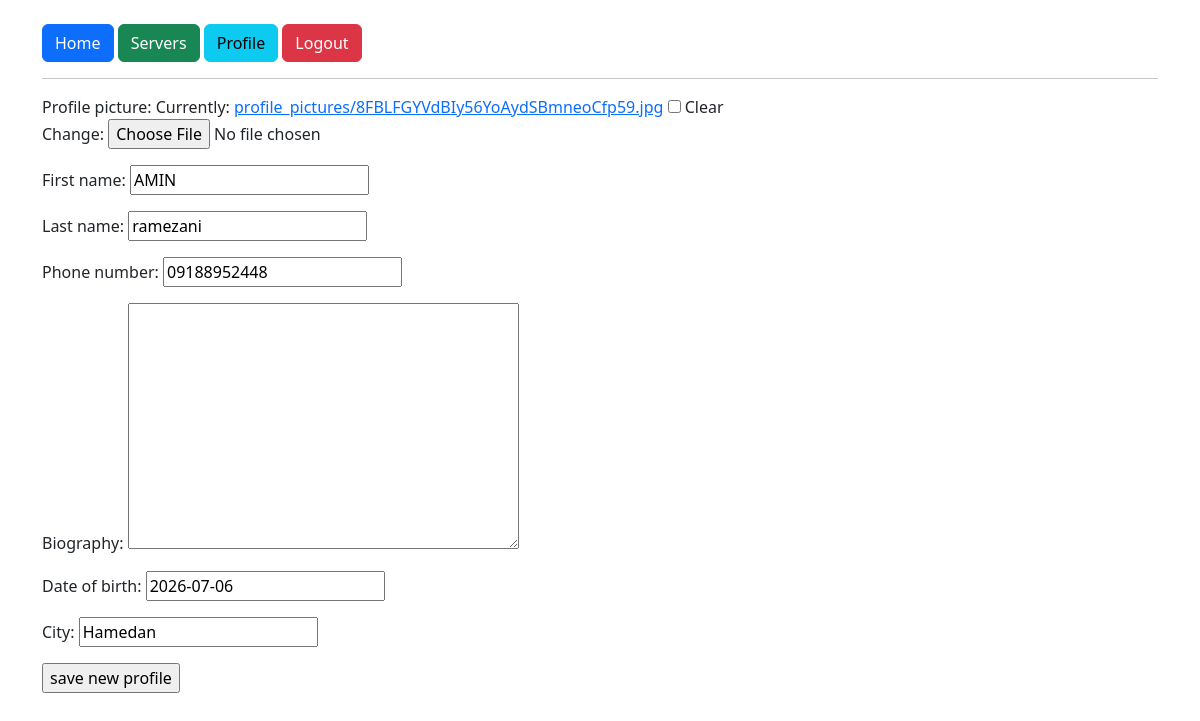
Page /edit-profile/ (signed in) on the committed database.
### server/models.py (models this page shows, shortened)
class Profile(models.Model):
    user = models.OneToOneField(
    settings.AUTH_USER_MODEL,
    on_delete=models.CASCADE)
    profile_picture = models.ImageField(
        upload_to = "profile_pictures/",
        blank = True,
        null = True
    )
    first_name = models.CharField(max_length=50, blank=True)
    last_name = models.CharField(max_length=50, blank=True)
    phone_number = models.CharField(max_length=12, blank=True)
    biography = models.TextField(blank=True)
    date_of_birth = models.DateField(blank=True, null=True)
    city = models.CharField(max_length=100, blank=True)

### server/views.py (the view)
# urls.py: path('edit-profile/', edit_profile_viwe, name = 'edit_profile'),
@login_required
def edit_profile_viwe(request):
    profile = get_object_or_404(Profile ,user = request.user)
    if request.method == "POST":
        form = ProfileForm(request.POST, request.FILES, instance = profile)
        if form.is_valid():
            form.save()
            messages.success(request, "Profile update successfuly.")
            return redirect('profile')
    else:
        form = ProfileForm(instance=profile)
    context = {'form':form}
    return render(request, "edit_profile.html", context)

### server/forms.py
class ProfileForm(forms.ModelForm):
    class Meta:
        model = Profile
        fields = [
                "profile_picture",
                'first_name',
                'last_name',
                'phone_number',
                'biography',
                'date_of_birth',
                'city']

### server/templates/edit_profile.html (shortened to what this page needs)
{% extends "base.html" %}
{% block content %}
    <form method="post" enctype="multipart/form-data">
        {{ form.as_p }}
        <input type="submit" value="save new profile">
    </form>
{% endblock %}

### rows in the picture
Profile: first_name "AMIN", last_name "ramezani", phone_number "09188952448", date_of_birth "2026-07-06", city "Hamedan"
